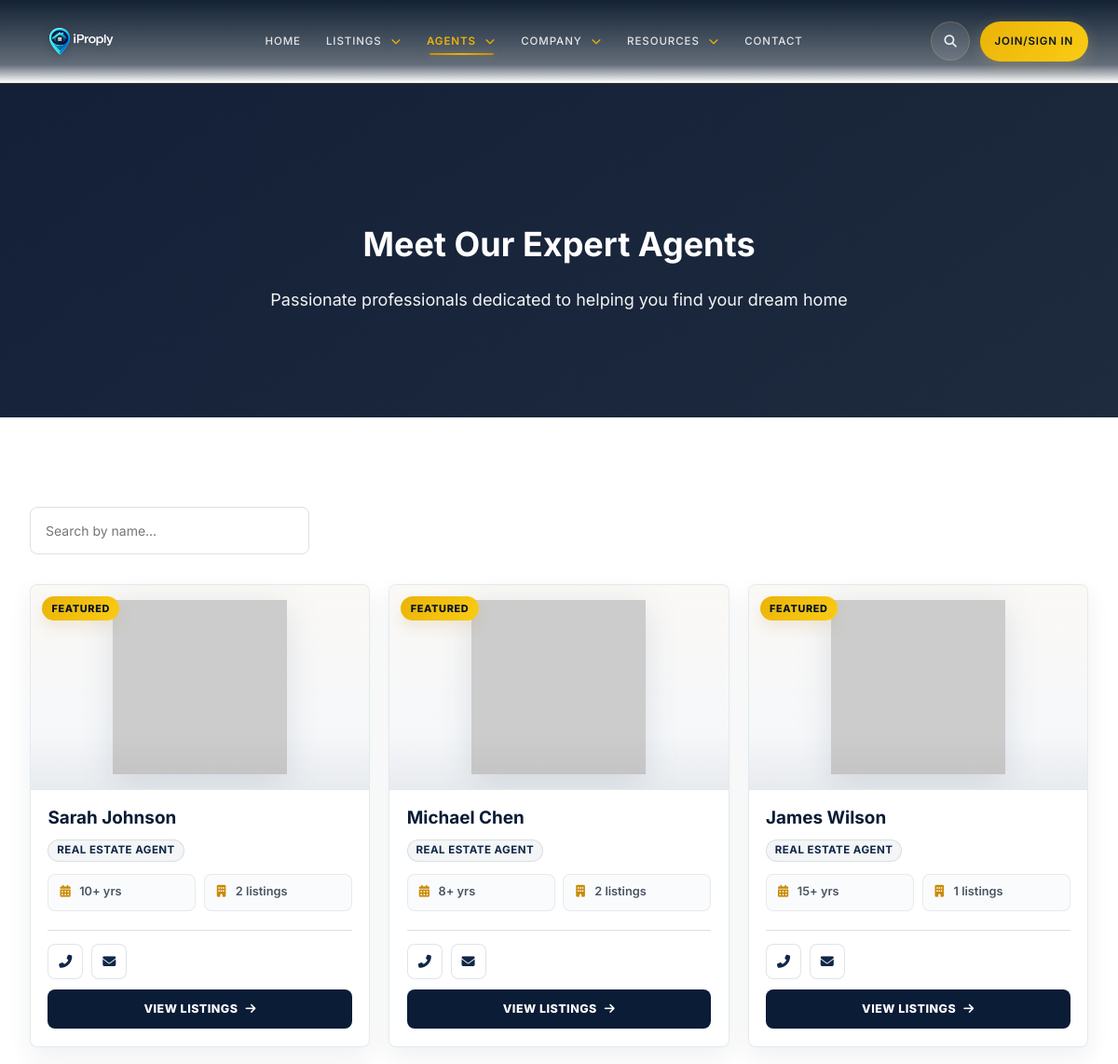
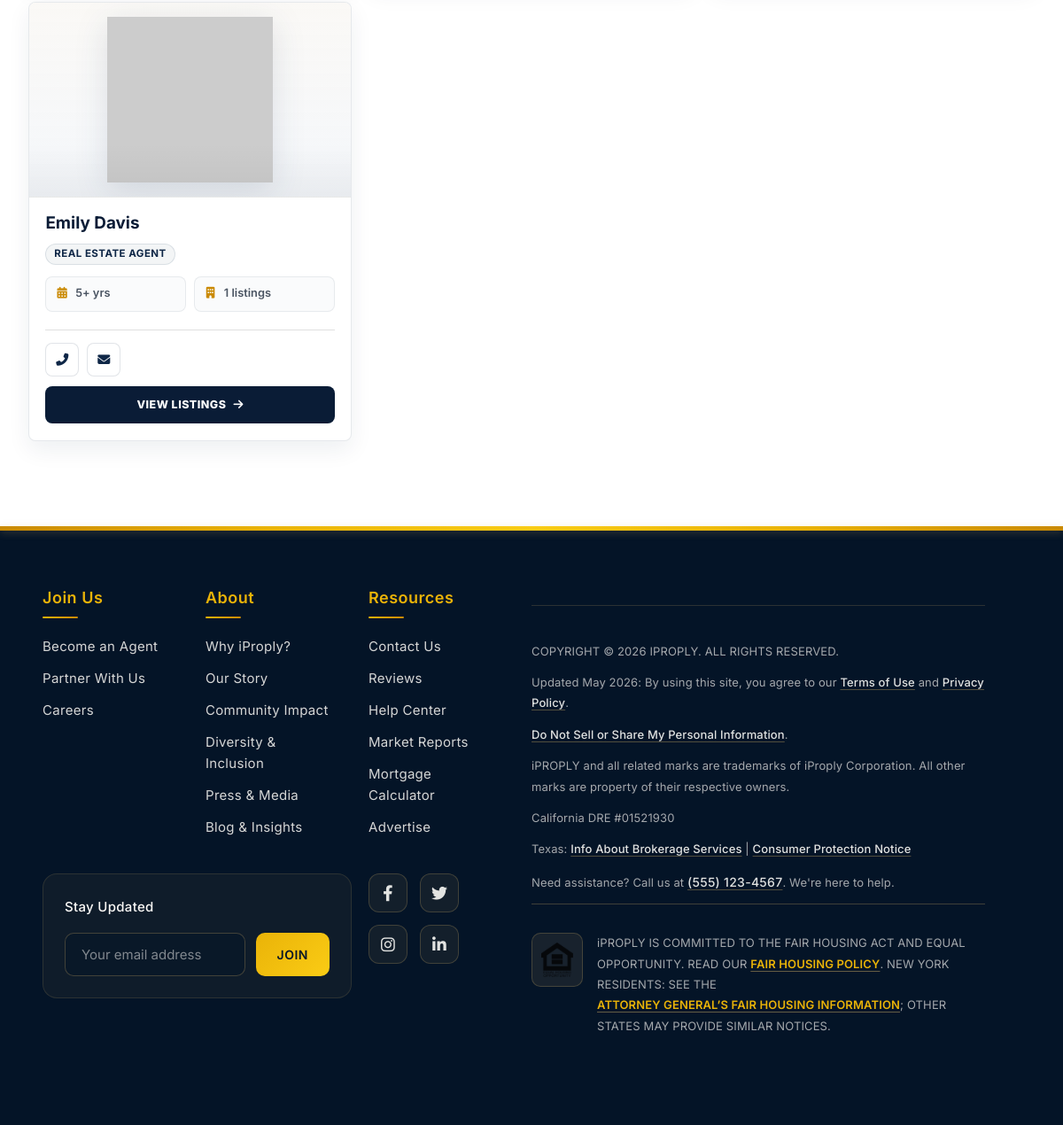
Screenshot of /agents.php with the database file from the repository (2 pictures, top to bottom).
### tables this page shows
CREATE TABLE agents (
    id INT AUTO_INCREMENT PRIMARY KEY,
    username VARCHAR(100) NOT NULL UNIQUE,
    email VARCHAR(255) NOT NULL UNIQUE,
    password VARCHAR(255) NOT NULL,
    first_name VARCHAR(100) NOT NULL,
    last_name VARCHAR(100) NOT NULL,
    phone VARCHAR(50),
    mobile VARCHAR(50),
    license_number VARCHAR(100),
    bio TEXT,
    avatar VARCHAR(255),
    address TEXT,
    city VARCHAR(100),
    state VARCHAR(50),
    zip_code VARCHAR(20),
    website VARCHAR(255),
    facebook VARCHAR(255),
    twitter VARCHAR(255),
    instagram VARCHAR(255),
    linkedin VARCHAR(255),
    years_experience INT DEFAULT 0,
    specialties TEXT,
    status ENUM('active', 'inactive', 'pending', 'suspended') DEFAULT 'pending',
    is_featured TINYINT(1) DEFAULT 0,
    email_notifications TINYINT(1) DEFAULT 1,
    last_login DATETIME,
    created_at TIMESTAMP DEFAULT CURRENT_TIMESTAMP,
    updated_at TIMESTAMP DEFAULT CURRENT_TIMESTAMP ON UPDATE CURRENT_TIMESTAMP
);

CREATE TABLE pages (
    id INT AUTO_INCREMENT PRIMARY KEY,
    title VARCHAR(255) NOT NULL,
    slug VARCHAR(255) NOT NULL UNIQUE,
    content LONGTEXT NOT NULL,
    status ENUM('draft', 'published') DEFAULT 'draft',
    published_at DATETIME NULL,
    meta_title VARCHAR(255) NULL,
    meta_description TEXT NULL,
    meta_keywords TEXT NULL,
    show_in_footer TINYINT(1) NOT NULL DEFAULT 0,
    footer_section VARCHAR(50) NULL,
    footer_order INT NOT NULL DEFAULT 0,
    created_by INT NULL,
    updated_by INT NULL,
    created_at TIMESTAMP DEFAULT CURRENT_TIMESTAMP,
    updated_at TIMESTAMP DEFAULT CURRENT_TIMESTAMP ON UPDATE CURRENT_TIMESTAMP,
    FOREIGN KEY (created_by) REFERENCES admins(id) ON DELETE SET NULL,
    FOREIGN KEY (updated_by) REFERENCES admins(id) ON DELETE SET NULL
);

CREATE TABLE site_settings (
    id INT AUTO_INCREMENT PRIMARY KEY,
    site_name VARCHAR(255) NOT NULL DEFAULT 'iProply',
    site_tagline VARCHAR(500) DEFAULT 'Find Your Dream Home Today',
    site_email VARCHAR(255) DEFAULT 'info@iproply.com',
    site_phone VARCHAR(50) DEFAULT '(555) 123-4567',
    site_address TEXT,
    site_logo VARCHAR(255),
    smtp_host VARCHAR(255),
    smtp_port INT DEFAULT 587,
    smtp_username VARCHAR(255),
    smtp_password VARCHAR(255),
    smtp_encryption VARCHAR(20) DEFAULT 'tls',
    facebook_url VARCHAR(500),
    twitter_url VARCHAR(500),
    instagram_url VARCHAR(500),
    linkedin_url VARCHAR(500),
    meta_title VARCHAR(255),
    meta_description TEXT,
    meta_keywords TEXT,
    created_at TIMESTAMP DEFAULT CURRENT_TIMESTAMP,
    updated_at TIMESTAMP DEFAULT CURRENT_TIMESTAMP ON UPDATE CURRENT_TIMESTAMP
);

### agents.php (the view, shortened to what the rows shown need)
<?php
require_once 'config/config.php';
require_once 'includes/Database.php';
$db = Database::getInstance();
$agents = $db->select('agents', '*', 'status = :status', ['status' => 'active'], 'is_featured DESC, created_at DESC');
include 'partials/header.php';
?>
<header class="page-header">
    <div class="container">
        <h1>Meet Our Expert Agents</h1>
    </div>
</header>
<section class="section">
    <div class="container">
        <?php if (empty($agents)): ?>
            <div class="empty-state">
                <i class="fas fa-users-slash"></i>
                <h3>No agents found</h3>
                <p>Check back later for our agent listings</p>
            </div>
        <?php else: ?>
            <div class="agents-grid compact" id="agentsGrid">
                <?php foreach ($agents as $agent):
                    $fullNameRaw = trim(($agent['first_name'] ?? '') . ' ' . ($agent['last_name'] ?? ''));
                    $fullName = sanitize($fullNameRaw);
                    $avatar = agent_avatar_url($agent['avatar'] ?? '', $fullNameRaw, 400);
                    $propertyCount = $db->count('properties', 'agent_id = :agent_id AND property_status = :status', [
                        'agent_id' => $agent['id'],
                        'status' => 'active'
                    ]);
                ?>
                    <div class="agent-card" data-agent-name="<?php echo sanitize(strtolower($fullNameRaw)); ?>">
                        <div class="agent-card-inner">
                            <div class="agent-card-image">
                                <img src="<?php echo sanitize($avatar); ?>" alt="<?php echo $fullName; ?>" loading="lazy">
                                <?php if ($agent['is_featured']): ?>
                                    <span class="featured-badge">Featured</span>
                                <?php endif; ?>
                            </div>
                            <div class="agent-card-content">
                                <h3><?php echo $fullName; ?></h3>
                                <p class="agent-title">Real Estate Agent</p>
                                <div class="agent-stats-row">
                                    <?php if ($agent['years_experience']): ?>
                                        <div class="agent-stat">
                                            <i class="fas fa-calendar-alt"></i>
                                            <span><?php echo $agent['years_experience']; ?>+ yrs</span>
                                        </div>
                                    <?php endif; ?>
                                    <div class="agent-stat">
                                        <i class="fas fa-building"></i>
                                        <span><?php echo $propertyCount; ?> listings</span>
                                    </div>
                                </div>
                                <div class="agent-contact-row">
                                    <?php if ($agent['phone']): ?>
                                        <a href="tel:<?php echo preg_replace('/[^0-9]/', '', $agent['phone']); ?>" class="contact-link" title="Call">
                                            <i class="fas fa-phone-alt"></i>
                                        </a>
                                    <?php endif; ?>
                                    <?php if ($agent['email']): ?>
                                        <a href="mailto:<?php echo sanitize($agent['email']); ?>" class="contact-link" title="Email">
                                            <i class="fas fa-envelope"></i>
                                        </a>
                                    <?php endif; ?>
                                </div>
                                <a href="listings.php?agent=<?php echo $agent['id']; ?>" class="btn btn-sm agent-listings-btn">
                                    View Listings <i class="fas fa-arrow-right"></i>
                                </a>
                            </div>
                        </div>
                    </div>
                <?php endforeach; ?>
            </div>
        <?php endif; ?>
    </div>
</section>
<?php include 'partials/footer.php'; ?>

### partials/footer.php (shortened to what the rows shown need)
<?php
function format_phone_url($phone) {
    return preg_replace('/[^0-9]/', '', $phone);
}
$footerPages = [
    'join' => [],
    'about' => [],
    'resources' => [],
];
try {
    $pageModel = new Page();
    $footerPages['join'] = $pageModel->getFooterPages('join');
    $footerPages['about'] = $pageModel->getFooterPages('about');
    $footerPages['resources'] = $pageModel->getFooterPages('resources');
} catch (Exception $e) {
    $footerPages = [
        'join' => [],
        'about' => [],
        'resources' => [],
    ];
}
require_once __DIR__ . '/../includes/footer-routes.php';
?>
    </main>
    <div class="SiteFooter main-content">
        <div class="footerContent fluid-gutter row">
            <div class="flex flex-column col-12 col-md-4 col-lg-3 col-xl-2 linkSection links">
                <?php if (!empty($footerPages['join'])): ?>
                    <?php foreach ($footerPages['join'] as $p): ?>
                        <div class="LinkItem">
                            <a href="<?php echo sanitize(footer_resolve_url($p['slug'])); ?>"><?php echo sanitize($p['title']); ?></a>
                        </div>
                    <?php endforeach; ?>
                <?php endif; ?>
            </div>
            <div class="flex flex-column col-12 col-md-2 col-lg-2 linkSection links">
                <?php if (!empty($footerPages['about'])): ?>
                    <?php foreach ($footerPages['about'] as $p): ?>
                        <div class="LinkItem">
                            <a href="<?php echo sanitize(footer_resolve_url($p['slug'])); ?>"><?php echo sanitize($p['title']); ?></a>
                        </div>
                    <?php endforeach; ?>
                <?php endif; ?>
            </div>
            <div class="flex flex-column col-12 col-md-2 col-lg-2 linkSection links">
                <?php if (!empty($footerPages['resources'])): ?>
                    <?php foreach ($footerPages['resources'] as $p): ?>
                        <div class="LinkItem">
                            <a href="<?php echo sanitize(footer_resolve_url($p['slug'])); ?>"><?php echo sanitize($p['title']); ?></a>
                        </div>
                    <?php endforeach; ?>
                <?php endif; ?>
            </div>
            <div class="flex flex-column col-12 col-md-4 col-lg-5 col-xl-6">
                <div class="legal">
                    <p class="copyright">Copyright &copy; <?php echo date('Y'); ?> <?php echo sanitize($siteSettings['site_name'] ?? 'iProply'); ?>. All rights reserved.</p>
                    <p class="tos-eula">Updated <?php echo date('F Y'); ?>: By using this site, you agree to our <a href="<?php echo sanitize(footer_resolve_url('terms-of-use')); ?>" target="_blank" rel="noopener">Terms of Use</a> and <a href="<?php echo sanitize(footer_resolve_url('privacy-policy')); ?>" target="_blank" rel="noopener">Privacy Policy</a>.</p>
                    <p class="do-not-sell"><a href="<?php echo sanitize(footer_resolve_url('do-not-sell')); ?>" target="_blank" rel="noopener">Do Not Sell or Share My Personal Information</a>.</p>
                    <p class="trademark">iPROPLY and all related marks are trademarks of iProply Corporation. All other marks are property of their respective owners.</p>
                    <p class="ca-dre">California DRE #<?php echo sanitize($siteSettings['ca_dre'] ?? '01521930'); ?></p>
                    <p class="trec">Texas: <a href="<?php echo sanitize(footer_resolve_url('texas-ibs')); ?>" target="_blank" rel="noopener">Info About Brokerage Services</a> | <a href="https://www.trec.texas.gov/forms/consumer-protection-notice" target="_blank" rel="noopener">Consumer Protection Notice</a></p>
                    <p class="helpReading">Need assistance? Call us at <a class="phoneNumber" href="tel:<?php echo format_phone_url($siteSettings['site_phone'] ?? '1-844-759-7732'); ?>"><?php echo sanitize($siteSettings['site_phone'] ?? '1-844-IPROPLY'); ?></a>. We're here to help.</p>
                    <p class="fairHousingPolicyBold">
                        <span class="eho">
                        </span>
                        <span></span>
                    </p>
                </div>
            </div>
        </div>
    </div>
</body>
</html>

### rows the page displays
agents: is_featured "FEATURED", fullName "Sarah Johnson", years_experience "10", propertyCount "2"
agents: is_featured "FEATURED", fullName "Michael Chen", years_experience "8", id "2"
agents: is_featured "FEATURED", fullName "James Wilson", years_experience "15", propertyCount "1"
agents: fullName "Emily Davis", years_experience "5", propertyCount "1"
pages: title "Become an Agent"
pages: title "Partner With Us"
pages: title "Careers"
pages: title "Why iProply?"
pages: title "Our Story"
pages: title "Community Impact"
pages: title "Diversity & Inclusion"
pages: title "Press & Media"
pages: title "Help Center"
pages: title "Market Reports"
pages: title "Mortgage Calculator"
pages: title "Advertise"
site_settings: site_name "IPROPLY", site_phone "(555) 123-4567"

### other values shown
$siteSettings['ca_dre'] "01521930"
